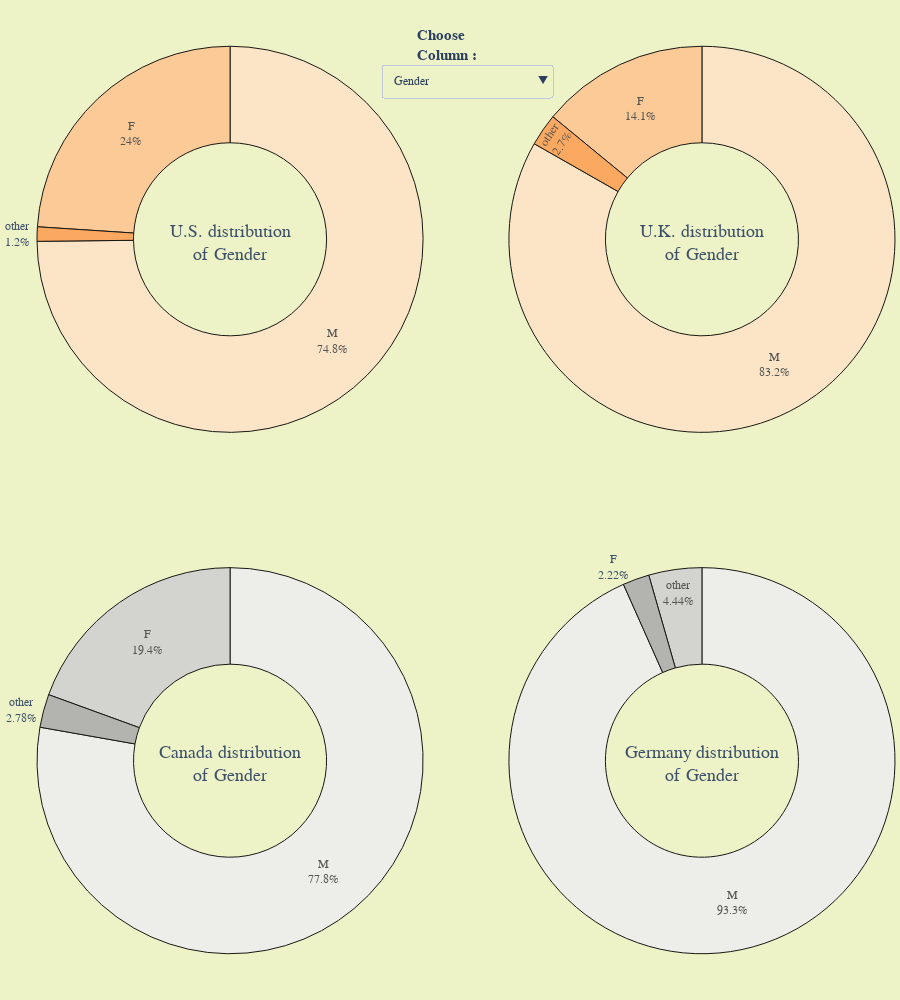

The notebook cell this image was saved under:
### Code cell
buttons = []
i = 0
vis = [False] * 22

for col in us.columns:
    vis[i] = True
    buttons.append({'label' : col,
             'method' : 'update',
             'args'   : [{'visible' : vis},
             {'title'  : col}] })
    i+=1
    vis = [False] * 22

fig = make_subplots(rows=2, cols=2,
                    specs=[[{'type':'domain'}, {'type':'domain'}], [{'type':'domain'}, {'type':'domain'}]],
                    vertical_spacing = 0.1)

for col in us.columns:
    fig.add_trace(go.Pie(
             values = us[col].value_counts(),
             labels = us[col].value_counts().index,
             title = dict(text = 'U.S. distribution<br>of {}'.format(col),
                          font = dict(size=18, family = 'bold'),
                          ),
             hole = 0.5,
             hoverinfo='label+percent',),1,1)
    
for col in uk.columns:
    fig.add_trace(go.Pie(
             values = uk[col].value_counts(),
             labels = uk[col].value_counts().index,
             title = dict(text = 'U.K. distribution<br>of {}'.format(col),
                          font = dict(size=18, family = 'bold'),
                          ),
             hole = 0.5,
             hoverinfo='label+percent',),1,2)


for col in cd.columns:
    fig.add_trace(go.Pie(
             values = cd[col].value_counts(),
             labels = cd[col].value_counts().index,
             title = dict(text = 'Canada distribution<br>of {}'.format(col),
                          font = dict(size=18, family = 'bold'),
                          ),
             hole = 0.5,
             hoverinfo='label+percent',),2,1)
    
for col in gr.columns:
    fig.add_trace(go.Pie(
             values = gr[col].value_counts(),
             labels = gr[col].value_counts().index,
             title = dict(text = 'Germany distribution<br>of {}'.format(col),
                          font = dict(size=18, family = 'bold'),
                          ),
             hole = 0.5,
             hoverinfo='label+percent',),2,2)

fig.update_traces(hoverinfo='label+percent',
                  textinfo='label+percent',
                  textfont_size=12,
                  opacity = 0.9,
                  showlegend = False,
                  marker = dict(colors = sns.color_palette('Oranges').as_hex(),
                              line=dict(color='#000000', width=1)))

fig.update_traces(row=2, col=1, hoverinfo='label+percent',
                  textinfo='label+percent',
                  textfont_size=12,
                  opacity = 0.9,
                  showlegend = False,
                  marker = dict(colors = sns.color_palette('Greys').as_hex(),
                              line=dict(color='#000000', width=1)))

fig.update_traces(row=2, col=2, hoverinfo='label+percent',
                  textinfo='label+percent',
                  textfont_size=12,
                  opacity = 0.9,
                  showlegend = False,
                  marker = dict(colors = sns.color_palette('Greys').as_hex(),
                              line=dict(color='#000000', width=1)))
              

fig.update_layout(margin=dict(t=0, b=0, l=0, r=0),
                   paper_bgcolor = '#edf2c7',
                  height = 1000,
                  font_family   = 'bold',
                  updatemenus = [dict(
                        type = 'dropdown',
                        x = 0.60,
                        y = 0.96,
                        showactive = True,
                        active = 0,
                        buttons = buttons)],
                 annotations=[
                             dict(text = "<b>Choose<br>Column<b> : ",
                                  font = dict(size = 15),
                             showarrow=False,
                             x = 0.48, y = 1, yref = "paper", align = "left")])

for i in range(0,88):
    fig.data[i].visible = False

fig.data[0].visible = True
fig.data[22].visible = True
fig.data[44].visible = True
fig.data[66].visible = True

fig.show()
